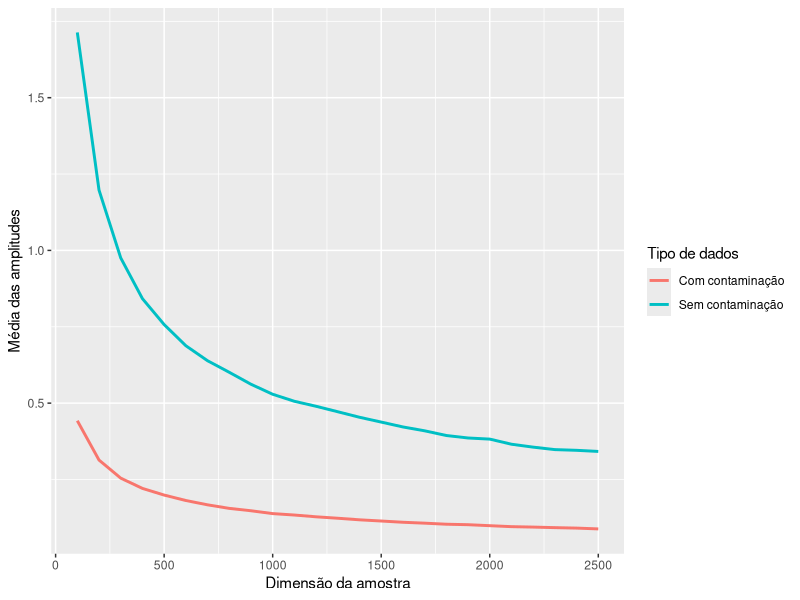

Here is the R script that generated this plot:
library(ggplot2)
set.seed(291)
m = 1050
n = seq(100,2500, by = 100)
lambda1 = 3.15
lambda2 = 0.11
gama = 0.99
Media1 = 0
Media2 = 0
Cont = 0.1
X <- matrix(0, nrow = 25, ncol = m)
Xc <- matrix(0, nrow = 25, ncol = m)
for (i in 1:25){
  for (j in 1:m){
    X[i,j] <- mean(rexp(n,lambda1))
    Xc[i,j]<- mean(rexp(n,lambda2))
    Xc[i,j] = X[i,j]*(1-Cont) + Xc[i,j]*Cont
}}
b =  qnorm((1+gama)/2)
amplitude1 = (2*b)/(X*sqrt(n))
amplitude2 = (2*b)/(Xc*sqrt(n))
for (i in 1:25){
  Media1[i] = mean(amplitude1[i, 1:m])
  Media2[i] = mean(amplitude2[i, 1:m])
}
nomes <- c(Med = "Sem contaminação", Medc = "Com contaminação")
df <- data.frame(Media1)
ggplot() + geom_line(data = df, aes(x = n, y = Media1, col=nomes[1]), size = 1) + 
xlab("Dimensão da amostra") + ylab("Média das amplitudes") +
geom_line(data = df, aes(x = n, y = Media2, col=nomes[2]), size = 1) + labs(col = "Tipo de dados")

